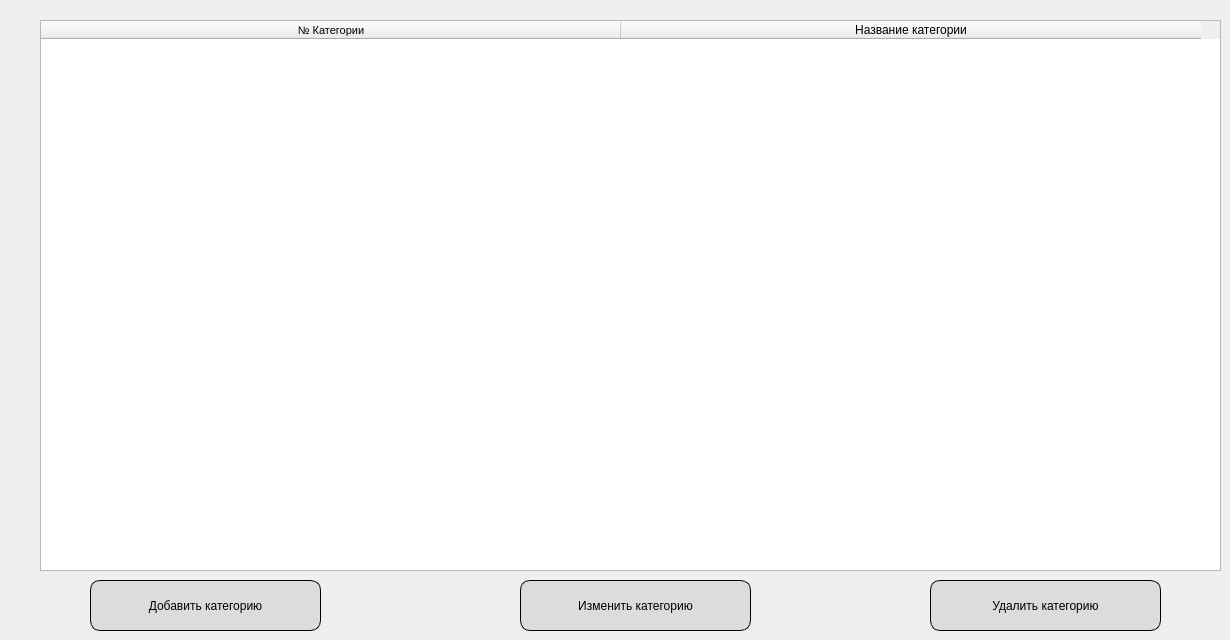
    <widget class="QWidget" name="CategoryPage">
     <widget class="QTableWidget" name="tableCategory">
      <property name="geometry">
       <rect>
        <x>40</x>
        <y>20</y>
        <width>1181</width>
        <height>551</height>
       </rect>
      </property>
      <property name="styleSheet">
       <string notr="true"/>
      </property>
      <attribute name="horizontalHeaderCascadingSectionResizes">
       <bool>false</bool>
      </attribute>
      <attribute name="horizontalHeaderDefaultSectionSize">
       <number>580</number>
      </attribute>
      <attribute name="verticalHeaderVisible">
       <bool>false</bool>
      </attribute>
      <column>
       <property name="text">
        <string>№ Категории</string>
       </property>
       <property name="font">
        <font>
         <family>Segoe UI</family>
         <pointsize>8</pointsize>
         <weight>50</weight>
         <bold>false</bold>
        </font>
       </property>
      </column>
      <column>
       <property name="text">
        <string>Название категории</string>
       </property>
       <property name="font">
        <font>
         <family>Segoe UI</family>
        </font>
       </property>
      </column>
     </widget>
     <widget class="QPushButton" name="pushButton_AddCategoryMove">
      <property name="geometry">
       <rect>
        <x>90</x>
        <y>580</y>
        <width>231</width>
        <height>51</height>
       </rect>
      </property>
      <property name="styleSheet">
       <string notr="true">QPushButton { border-radius: 10px;border: 1px solid black; color: black; background: rgb(220,220,220);}
QPushButton:hover { background-color: rgba(143, 142, 142, 1); }</string>
      </property>
      <property name="text">
       <string>Добавить категорию</string>
      </property>
     </widget>
     <widget class="QPushButton" name="pushButton_ChangeCategoryMove">
      <property name="geometry">
       <rect>
        <x>520</x>
        <y>580</y>
        <width>231</width>
        <height>51</height>
       </rect>
      </property>
      <property name="styleSheet">
       <string notr="true">QPushButton { border-radius: 10px;border: 1px solid black; color: black; background: rgb(220,220,220);}
QPushButton:hover { background-color: rgba(143, 142, 142, 1); }</string>
      </property>
      <property name="text">
       <string>Изменить категорию</string>
      </property>
     </widget>
     <widget class="QPushButton" name="pushButton_DeleteCategory">
      <property name="geometry">
       <rect>
        <x>930</x>
        <y>580</y>
        <width>231</width>
        <height>51</height>
       </rect>
      </property>
      <property name="styleSheet">
       <string notr="true">QPushButton { border-radius: 10px;border: 1px solid black; color: black; background: rgb(220,220,220);}
QPushButton:hover { background-color: rgba(143, 142, 142, 1); }</string>
      </property>
      <property name="text">
       <string>Удалить категорию</string>
      </property>
     </widget>
    </widget>
